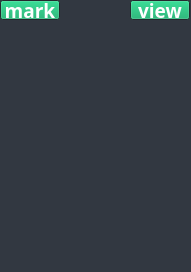
<?xml version="1.0" encoding="UTF-8"?>
<ui version="4.0">
 <class>season_banner_widget</class>
 <widget class="QWidget" name="season_banner_widget">
  <property name="geometry">
   <rect>
    <x>0</x>
    <y>0</y>
    <width>191</width>
    <height>272</height>
   </rect>
  </property>
  <property name="sizePolicy">
   <sizepolicy hsizetype="Fixed" vsizetype="Fixed">
    <horstretch>0</horstretch>
    <verstretch>0</verstretch>
   </sizepolicy>
  </property>
  <property name="minimumSize">
   <size>
    <width>191</width>
    <height>272</height>
   </size>
  </property>
  <property name="maximumSize">
   <size>
    <width>191</width>
    <height>272</height>
   </size>
  </property>
  <property name="palette">
   <palette>
    <active>
     <colorrole role="WindowText">
      <brush brushstyle="SolidPattern">
       <color alpha="255">
        <red>0</red>
        <green>0</green>
        <blue>0</blue>
       </color>
      </brush>
     </colorrole>
     <colorrole role="Button">
      <brush brushstyle="SolidPattern">
       <color alpha="255">
        <red>3</red>
        <green>166</green>
        <blue>98</blue>
       </color>
      </brush>
     </colorrole>
     <colorrole role="Light">
      <brush brushstyle="SolidPattern">
       <color alpha="255">
        <red>4</red>
        <green>249</green>
        <blue>147</blue>
       </color>
      </brush>
     </colorrole>
     <colorrole role="Midlight">
      <brush brushstyle="SolidPattern">
       <color alpha="255">
        <red>3</red>
        <green>207</green>
        <blue>122</blue>
       </color>
      </brush>
     </colorrole>
     <colorrole role="Dark">
      <brush brushstyle="SolidPattern">
       <color alpha="255">
        <red>1</red>
        <green>83</green>
        <blue>49</blue>
       </color>
      </brush>
     </colorrole>
     <colorrole role="Mid">
      <brush brushstyle="SolidPattern">
       <color alpha="255">
        <red>2</red>
        <green>111</green>
        <blue>65</blue>
       </color>
      </brush>
     </colorrole>
     <colorrole role="Text">
      <brush brushstyle="SolidPattern">
       <color alpha="255">
        <red>0</red>
        <green>0</green>
        <blue>0</blue>
       </color>
      </brush>
     </colorrole>
     <colorrole role="BrightText">
      <brush brushstyle="SolidPattern">
       <color alpha="255">
        <red>255</red>
        <green>255</green>
        <blue>255</blue>
       </color>
      </brush>
     </colorrole>
     <colorrole role="ButtonText">
      <brush brushstyle="SolidPattern">
       <color alpha="255">
        <red>0</red>
        <green>0</green>
        <blue>0</blue>
       </color>
      </brush>
     </colorrole>
     <colorrole role="Base">
      <brush brushstyle="SolidPattern">
       <color alpha="255">
        <red>255</red>
        <green>255</green>
        <blue>255</blue>
       </color>
      </brush>
     </colorrole>
     <colorrole role="Window">
      <brush brushstyle="SolidPattern">
       <color alpha="255">
        <red>50</red>
        <green>56</green>
        <blue>65</blue>
       </color>
      </brush>
     </colorrole>
     <colorrole role="Shadow">
      <brush brushstyle="SolidPattern">
       <color alpha="255">
        <red>0</red>
        <green>0</green>
        <blue>0</blue>
       </color>
      </brush>
     </colorrole>
     <colorrole role="AlternateBase">
      <brush brushstyle="SolidPattern">
       <color alpha="255">
        <red>129</red>
        <green>210</green>
        <blue>176</blue>
       </color>
      </brush>
     </colorrole>
     <colorrole role="ToolTipBase">
      <brush brushstyle="SolidPattern">
       <color alpha="255">
        <red>255</red>
        <green>255</green>
        <blue>220</blue>
       </color>
      </brush>
     </colorrole>
     <colorrole role="ToolTipText">
      <brush brushstyle="SolidPattern">
       <color alpha="255">
        <red>0</red>
        <green>0</green>
        <blue>0</blue>
       </color>
      </brush>
     </colorrole>
    </active>
    <inactive>
     <colorrole role="WindowText">
      <brush brushstyle="SolidPattern">
       <color alpha="255">
        <red>0</red>
        <green>0</green>
        <blue>0</blue>
       </color>
      </brush>
     </colorrole>
     <colorrole role="Button">
      <brush brushstyle="SolidPattern">
       <color alpha="255">
        <red>3</red>
        <green>166</green>
        <blue>98</blue>
       </color>
      </brush>
     </colorrole>
     <colorrole role="Light">
      <brush brushstyle="SolidPattern">
       <color alpha="255">
        <red>4</red>
        <green>249</green>
        <blue>147</blue>
       </color>
      </brush>
     </colorrole>
     <colorrole role="Midlight">
      <brush brushstyle="SolidPattern">
       <color alpha="255">
        <red>3</red>
        <green>207</green>
        <blue>122</blue>
       </color>
      </brush>
     </colorrole>
     <colorrole role="Dark">
      <brush brushstyle="SolidPattern">
       <color alpha="255">
        <red>1</red>
        <green>83</green>
        <blue>49</blue>
       </color>
      </brush>
     </colorrole>
     <colorrole role="Mid">
      <brush brushstyle="SolidPattern">
       <color alpha="255">
        <red>2</red>
        <green>111</green>
        <blue>65</blue>
       </color>
      </brush>
     </colorrole>
     <colorrole role="Text">
      <brush brushstyle="SolidPattern">
       <color alpha="255">
        <red>0</red>
        <green>0</green>
        <blue>0</blue>
       </color>
      </brush>
     </colorrole>
     <colorrole role="BrightText">
      <brush brushstyle="SolidPattern">
       <color alpha="255">
        <red>255</red>
        <green>255</green>
        <blue>255</blue>
       </color>
      </brush>
     </colorrole>
     <colorrole role="ButtonText">
      <brush brushstyle="SolidPattern">
       <color alpha="255">
        <red>0</red>
        <green>0</green>
        <blue>0</blue>
       </color>
      </brush>
     </colorrole>
     <colorrole role="Base">
      <brush brushstyle="SolidPattern">
       <color alpha="255">
        <red>255</red>
        <green>255</green>
        <blue>255</blue>
       </color>
      </brush>
     </colorrole>
     <colorrole role="Window">
      <brush brushstyle="SolidPattern">
       <color alpha="255">
        <red>50</red>
        <green>56</green>
        <blue>65</blue>
       </color>
      </brush>
     </colorrole>
     <colorrole role="Shadow">
      <brush brushstyle="SolidPattern">
       <color alpha="255">
        <red>0</red>
        <green>0</green>
        <blue>0</blue>
       </color>
      </brush>
     </colorrole>
     <colorrole role="AlternateBase">
      <brush brushstyle="SolidPattern">
       <color alpha="255">
        <red>129</red>
        <green>210</green>
        <blue>176</blue>
       </color>
      </brush>
     </colorrole>
     <colorrole role="ToolTipBase">
      <brush brushstyle="SolidPattern">
       <color alpha="255">
        <red>255</red>
        <green>255</green>
        <blue>220</blue>
       </color>
      </brush>
     </colorrole>
     <colorrole role="ToolTipText">
      <brush brushstyle="SolidPattern">
       <color alpha="255">
        <red>0</red>
        <green>0</green>
        <blue>0</blue>
       </color>
      </brush>
     </colorrole>
    </inactive>
    <disabled>
     <colorrole role="WindowText">
      <brush brushstyle="SolidPattern">
       <color alpha="255">
        <red>1</red>
        <green>83</green>
        <blue>49</blue>
       </color>
      </brush>
     </colorrole>
     <colorrole role="Button">
      <brush brushstyle="SolidPattern">
       <color alpha="255">
        <red>3</red>
        <green>166</green>
        <blue>98</blue>
       </color>
      </brush>
     </colorrole>
     <colorrole role="Light">
      <brush brushstyle="SolidPattern">
       <color alpha="255">
        <red>4</red>
        <green>249</green>
        <blue>147</blue>
       </color>
      </brush>
     </colorrole>
     <colorrole role="Midlight">
      <brush brushstyle="SolidPattern">
       <color alpha="255">
        <red>3</red>
        <green>207</green>
        <blue>122</blue>
       </color>
      </brush>
     </colorrole>
     <colorrole role="Dark">
      <brush brushstyle="SolidPattern">
       <color alpha="255">
        <red>1</red>
        <green>83</green>
        <blue>49</blue>
       </color>
      </brush>
     </colorrole>
     <colorrole role="Mid">
      <brush brushstyle="SolidPattern">
       <color alpha="255">
        <red>2</red>
        <green>111</green>
        <blue>65</blue>
       </color>
      </brush>
     </colorrole>
     <colorrole role="Text">
      <brush brushstyle="SolidPattern">
       <color alpha="255">
        <red>1</red>
        <green>83</green>
        <blue>49</blue>
       </color>
      </brush>
     </colorrole>
     <colorrole role="BrightText">
      <brush brushstyle="SolidPattern">
       <color alpha="255">
        <red>255</red>
        <green>255</green>
        <blue>255</blue>
       </color>
      </brush>
     </colorrole>
     <colorrole role="ButtonText">
      <brush brushstyle="SolidPattern">
       <color alpha="255">
        <red>1</red>
        <green>83</green>
        <blue>49</blue>
       </color>
      </brush>
     </colorrole>
     <colorrole role="Base">
      <brush brushstyle="SolidPattern">
       <color alpha="255">
        <red>50</red>
        <green>56</green>
        <blue>65</blue>
       </color>
      </brush>
     </colorrole>
     <colorrole role="Window">
      <brush brushstyle="SolidPattern">
       <color alpha="255">
        <red>50</red>
        <green>56</green>
        <blue>65</blue>
       </color>
      </brush>
     </colorrole>
     <colorrole role="Shadow">
      <brush brushstyle="SolidPattern">
       <color alpha="255">
        <red>0</red>
        <green>0</green>
        <blue>0</blue>
       </color>
      </brush>
     </colorrole>
     <colorrole role="AlternateBase">
      <brush brushstyle="SolidPattern">
       <color alpha="255">
        <red>3</red>
        <green>166</green>
        <blue>98</blue>
       </color>
      </brush>
     </colorrole>
     <colorrole role="ToolTipBase">
      <brush brushstyle="SolidPattern">
       <color alpha="255">
        <red>255</red>
        <green>255</green>
        <blue>220</blue>
       </color>
      </brush>
     </colorrole>
     <colorrole role="ToolTipText">
      <brush brushstyle="SolidPattern">
       <color alpha="255">
        <red>0</red>
        <green>0</green>
        <blue>0</blue>
       </color>
      </brush>
     </colorrole>
    </disabled>
   </palette>
  </property>
  <property name="windowTitle">
   <string>Form</string>
  </property>
  <widget class="QLabel" name="poster">
   <property name="geometry">
    <rect>
     <x>0</x>
     <y>0</y>
     <width>189</width>
     <height>271</height>
    </rect>
   </property>
   <property name="sizePolicy">
    <sizepolicy hsizetype="Ignored" vsizetype="Ignored">
     <horstretch>0</horstretch>
     <verstretch>0</verstretch>
    </sizepolicy>
   </property>
   <property name="font">
    <font>
     <family>Roboto Mono for Powerline</family>
     <pointsize>14</pointsize>
     <weight>75</weight>
     <bold>true</bold>
    </font>
   </property>
   <property name="text">
    <string/>
   </property>
   <property name="pixmap">
    <pixmap resource="resources.qrc">:/resources/images/noimageavailable.png</pixmap>
   </property>
   <property name="scaledContents">
    <bool>true</bool>
   </property>
  </widget>
  <widget class="QPushButton" name="mark_button">
   <property name="geometry">
    <rect>
     <x>0</x>
     <y>0</y>
     <width>60</width>
     <height>20</height>
    </rect>
   </property>
   <property name="maximumSize">
    <size>
     <width>60</width>
     <height>20</height>
    </size>
   </property>
   <property name="palette">
    <palette>
     <active>
      <colorrole role="ButtonText">
       <brush brushstyle="SolidPattern">
        <color alpha="255">
         <red>255</red>
         <green>255</green>
         <blue>255</blue>
        </color>
       </brush>
      </colorrole>
     </active>
     <inactive>
      <colorrole role="ButtonText">
       <brush brushstyle="SolidPattern">
        <color alpha="255">
         <red>255</red>
         <green>255</green>
         <blue>255</blue>
        </color>
       </brush>
      </colorrole>
     </inactive>
     <disabled>
      <colorrole role="ButtonText">
       <brush brushstyle="SolidPattern">
        <color alpha="255">
         <red>1</red>
         <green>83</green>
         <blue>49</blue>
        </color>
       </brush>
      </colorrole>
     </disabled>
    </palette>
   </property>
   <property name="font">
    <font>
     <family>Hack</family>
     <pointsize>14</pointsize>
     <weight>75</weight>
     <bold>true</bold>
    </font>
   </property>
   <property name="text">
    <string>mark</string>
   </property>
  </widget>
  <widget class="QPushButton" name="view_button">
   <property name="geometry">
    <rect>
     <x>130</x>
     <y>0</y>
     <width>60</width>
     <height>20</height>
    </rect>
   </property>
   <property name="maximumSize">
    <size>
     <width>60</width>
     <height>20</height>
    </size>
   </property>
   <property name="palette">
    <palette>
     <active>
      <colorrole role="ButtonText">
       <brush brushstyle="SolidPattern">
        <color alpha="255">
         <red>255</red>
         <green>255</green>
         <blue>255</blue>
        </color>
       </brush>
      </colorrole>
     </active>
     <inactive>
      <colorrole role="ButtonText">
       <brush brushstyle="SolidPattern">
        <color alpha="255">
         <red>255</red>
         <green>255</green>
         <blue>255</blue>
        </color>
       </brush>
      </colorrole>
     </inactive>
     <disabled>
      <colorrole role="ButtonText">
       <brush brushstyle="SolidPattern">
        <color alpha="255">
         <red>1</red>
         <green>83</green>
         <blue>49</blue>
        </color>
       </brush>
      </colorrole>
     </disabled>
    </palette>
   </property>
   <property name="font">
    <font>
     <family>Hack</family>
     <pointsize>14</pointsize>
     <weight>75</weight>
     <bold>true</bold>
    </font>
   </property>
   <property name="text">
    <string>view</string>
   </property>
  </widget>
 </widget>
 <resources>
  <include location="resources.qrc"/>
 </resources>
 <connections/>
</ui>
